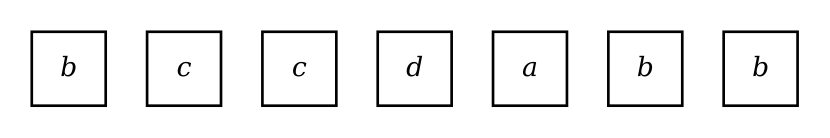

Source code (Python):
import matplotlib
matplotlib.use("Agg")
import matplotlib.pyplot as plt
import matplotlib.patches as patches

# ── Parameters ──────────────────────────────────────────────────
groups      = [1, 3, 2, 1]
group_chars = ["a", "b", "c", "d"]
box_w       = 1.0
box_h       = 1.0
gap_inner   = 0.12
gap_outer   = 1.00
bot_y       = 0.0

perm = [4, 6, 0, 5, 2, 1, 3]

n = sum(groups)
assert len(perm) == n and sorted(perm) == list(range(n))

# ── Per-box labels ───────────────────────────────────────────────
labels = []
for gi, g in enumerate(groups):
    labels.extend([group_chars[gi]] * g)

# ── Top-row x positions (only needed to derive total_w) ─────────
top_x: list[float] = []
x = 0.0
for gi, g in enumerate(groups):
    for i in range(g):
        top_x.append(x)
        x += box_w
        if i < g - 1:
            x += gap_inner
    if gi < len(groups) - 1:
        x += gap_outer

total_w = top_x[-1] + box_w

# ── Bottom-row x positions ───────────────────────────────────────
gap_bot   = (total_w - n * box_w) / (n - 1)
bot_x     = [i * (box_w + gap_bot) for i in range(n)]
bot_labels = [""] * n
for i in range(n):
    bot_labels[perm[i]] = labels[i]

# ── Figure setup ─────────────────────────────────────────────────
fig, ax = plt.subplots(figsize=(11, 1.6))
ax.set_xlim(-0.3, total_w + 0.3)
ax.set_ylim(-0.3, box_h + 0.3)
ax.set_aspect("equal")
ax.axis("off")
fig.patch.set_facecolor("white")

# ── Helper: draw one labelled box ────────────────────────────────
def draw_box(x: float, y: float, label: str) -> None:
    rect = patches.Rectangle(
        (x, y), box_w, box_h,
        linewidth=2, edgecolor="black", facecolor="white", zorder=3,
    )
    ax.add_patch(rect)
    ax.text(
        x + box_w / 2, y + box_h / 2, label,
        ha="center", va="center",
        fontsize=20, fontfamily="serif", fontstyle="italic", zorder=4,
    )

# ── Draw bottom-row boxes ─────────────────────────────────────────
for i, xp in enumerate(bot_x):
    draw_box(xp, bot_y, bot_labels[i])

# ── Save ──────────────────────────────────────────────────────────
fig.savefig(
    "string-fig.svg",
    format="svg",
    bbox_inches="tight",
    facecolor="white",
    edgecolor="none",
)
plt.close(fig)
print("Saved string-fig.svg")
